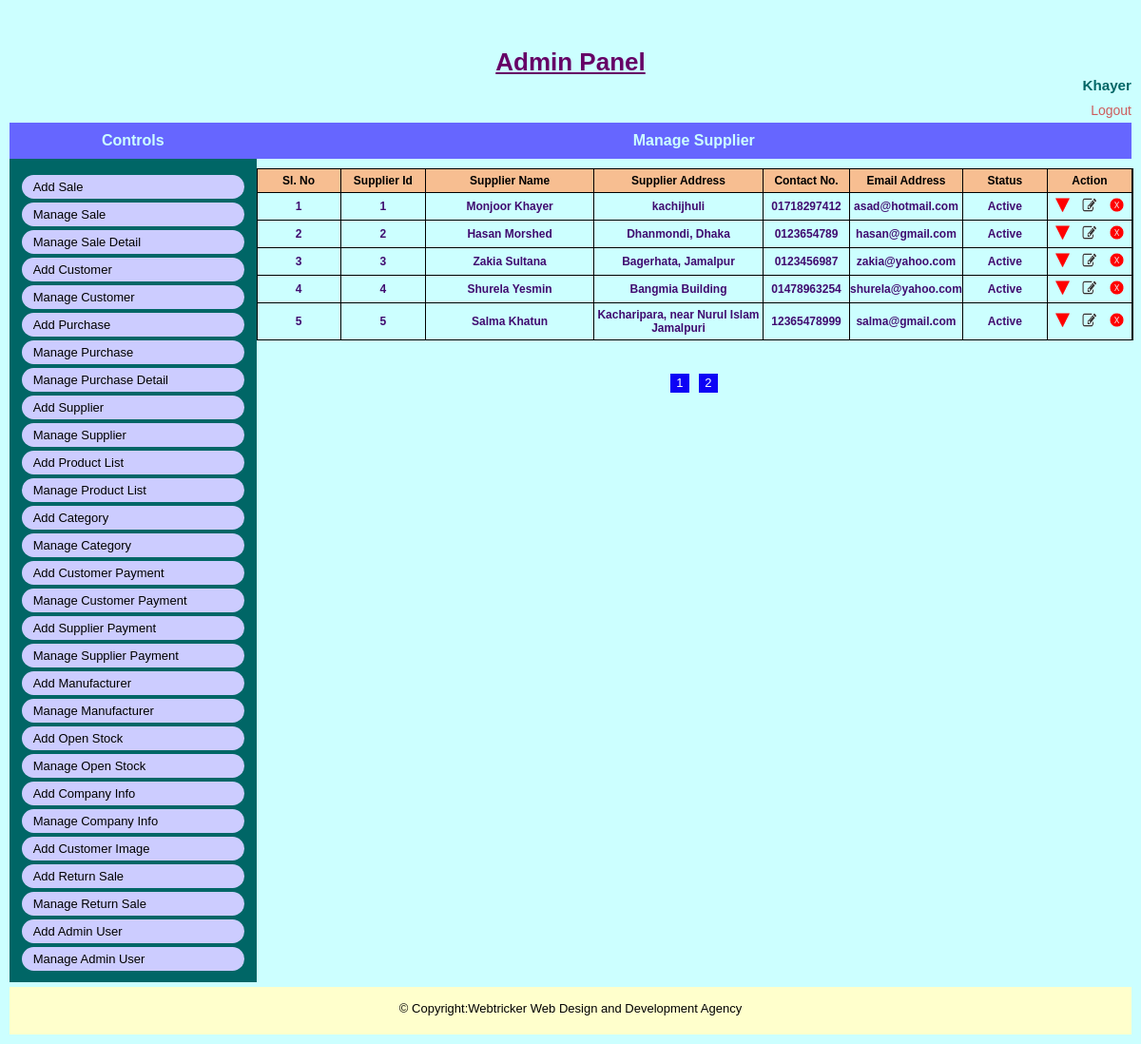
The page /admin/manage_supplier.php (signed in) on the database its author committed.
### tables this page shows
CREATE TABLE `tbl_supplier_info` (
  `supplier_id` int(4) NOT NULL,
  `first_name` varchar(50) NOT NULL,
  `last_name` varchar(50) NOT NULL,
  `address` text NOT NULL,
  `contact_no` varchar(11) NOT NULL,
  `email_address` varchar(100) NOT NULL,
  `supplier_image` varchar(100) NOT NULL,
  `date_of_birth` date NOT NULL,
  `manufact_id` int(4) NOT NULL,
  `gender` varchar(6) NOT NULL,
  `city` varchar(50) NOT NULL,
  `country` varchar(50) NOT NULL,
  `status` tinyint(1) NOT NULL,
  `deletion_status` tinyint(1) NOT NULL,
  `created_date_time` timestamp NOT NULL DEFAULT current_timestamp() ON UPDATE current_timestamp()
);

### admin/manage_supplier.php (called while the page is built, shortened)
<?php
include 'admin_master_page.php';

### classes/database.php (called while the page is built, shortened)
<?php
class Database {
    public function connect() {
        $this->host_name="localhost";
        $this->user_name="u430957945_db_sales_inven";
        $this->password="Inven1254$";
        $this->database_name="u430957945_db_sales_inven";
        $conn= new mysqli($this->host_name,$this->user_name,$this->password,$this->database_name);
        return $conn;
    }
}
?>

### admin/pages/manage_supplier_view.php (the view, shortened to what this page needs)
<?php
    $page_one=0;
    $sql="SELECT * FROM tbl_supplier_info WHERE deletion_status='0' LIMIT $page_one,5";
    $query_result=  $obj_admin->connect()->query($sql);
?>
<div class="common_wrap">
    <div class="content_title">
        <h4>Manage Supplier</h4>
    </div>
    <div class="manage_wrap">
        <div class="row">
            <div class="cell_1 bg_color_1 fontsize_12">Sl. No</div>
            <div class="cell_1 bg_color_1 fontsize_12">Supplier Id</div>
            <div class="cell_2 bg_color_1 fontsize_12">Supplier Name</div>
            <div class="cell_3 bg_color_1 fontsize_12">Supplier Address</div>
            <div class="cell_1 bg_color_1 fontsize_12">Contact No.</div>
            <div class="cell_1 bg_color_1 fontsize_12">Email Address</div>
            <div class="cell_1 bg_color_1 fontsize_12">Status</div>
            <div class="cell_1 bg_color_1 fontsize_12">Action</div>
        </div>
        <?php
            $cnt=1;
            while($row=mysqli_fetch_assoc($query_result))
            {
        ?>
        <div class="row">
            <div class="cell_1 color_1"><?php echo $cnt;?></div>
            <div class="cell_1 color_1"><?php echo $row['supplier_id']?></div>
            <div class="cell_2 color_1"><?php echo $row['first_name'].' '.$row['last_name']?></div>
            <div class="cell_3 color_1"><?php echo $row['address']?></div>
            <div class="cell_1 color_1"><?php echo $row['contact_no']?></div>
            <div class="cell_1 color_1"><?php echo $row['email_address']?></div>
            <?php
                if($row['status']==1)
                {
            ?>
            <div class="cell_1 color_1"><?php echo 'Active'; ?>
            </div>
            <?php } else{?>
            <div class="cell_1 color_1"><?php echo 'Inactive'; ?>
            </div>
            <?php } ?>
            <div class="cell_1 color_1 manage_link_btn">
                <?php
                    if($row['status']==0)
                    {
                ?>
                <a class="btn_active" href="?status=active&id=<?php echo $row['supplier_id']?>" title="Inactive"></a>
                <?php } else{?>
                <a class="btn_inactive" href="?status=inactive&id=<?php echo $row['supplier_id']?>" title="Active"></a>
                <?php } ?>
                <a class="btn_edit" href="edit_supplier.php?id=<?php echo $row['supplier_id']?>" title="Edit"></a>
                <a class="btn_delete" href="?status=delete&id=<?php echo $row['supplier_id']?>" onclick="return check_delete();" title="Delete"></a>
            </div>
        </div>
        <?php $cnt=$cnt+1; }?>
    </div>
</div>
<div id="pagination">
    <ul>
    <?php
        $sql = "SELECT * FROM tbl_supplier_info WHERE deletion_status='0'";
        $query_result = $obj_admin->connect()->query($sql);
        $total_row = mysqli_num_rows($query_result);
        $per_page = $total_row / 5;
        $n = ceil($per_page);
        for ($i = 1; $i <= $n; $i++)
        { ?>
            <li><a href="?pages=<?php echo $i; ?>" ><?php echo $i . ' '; ?></a></li>
    <?php } ?>
    </ul>
</div>

### asset/css/style.css (style rules this page uses)
body { background-color:#000;color:#000;margin:0;padding:0;font-family:sans-serif;font-size:13px }
h1,h2,h3,h4,h5,h6 { margin:0;padding:0; }
.header_wrap,.menu,.content_wrap,.footer_wrap,.user_info,.admin_content,.common_title,.common_wrap, .view_content,.page_content,.image_wrap,.slide_wrap,.slide_inner,.slide,.sidebar_box_wrap,.sidebar_box, .gallery,.gallery_image_outer,.gallery_image_outer a,.gallery_detail,.common_description,.home_link, .sidebar_box ul,.notice_detail,.front_form_wrap,.front_form_wrap .input_wrap,.event_entry_detail, .student_detail_wrap,.result_detail,.front_content_wrap,.class_routine_details,.routine_display { float:left;position:relative;width:100%; -webkit-box-sizing:border-box; -moz-box-sizing:border-box; box-sizing:border-box }
.admin_page h4 { text-align:center;color:#ccffff;padding:10px 0;margin:0 0 10px 0;font-size:16px; background-color:#6666ff }
.manage_wrap { display:table;position:relative;width:100%;border:1px solid #000;border-bottom:none }
.row { display:table-row;position:relative;width:100%;font-weight:700; -webkit-box-sizing:border-box;-moz-box-sizing:border-box;box-sizing:border-box }
.cell_1,.cell_2,.cell_3,.cell_4,.cell_5,.purchse_cell_1,.purchse_cell_2,.cell_25 { display:table-cell;width:20%;border-right:1px solid #000; color:#000;text-align:center;border-bottom:1px solid #000; padding:5px 0;font-size:12px; -webkit-box-sizing:border-box; -moz-box-sizing:border-box; box-sizing:border-box;vertical-align:middle }
.bg_color_1 { background:#f7be91 }
.color_1 { color:#400b70 }
.cell_1 { width:10% }
.fontsize_12 { font-size:12px }
.manage_link_btn a { display:inline-block;width:15px;height:15px;margin:0 5px;padding:0; text-decoration:none;color:#0e03f5 }
.manage_link_btn a.btn_inactive { background:url(../images/btn_status_inactive_bg.png) no-repeat 0 0; background-size:100% 100% }
.manage_link_btn a.btn_delete { background:url(../images/btn_delete_bg.png) no-repeat 0 0; background-size:100% 100% }
.manage_link_btn a.btn_edit { background:url(../images/btn_edit_bg.png) no-repeat 0 0; background-size:100% 100% }
#pagination { position:relative;float:left;width:100%;height:30px;margin-top: 30px;text-align:center;z-index:3 }
#pagination ul { display:inline-block;margin:5px 0 0;padding:0;list-style:none }
#pagination ul li { float:left;margin:0; }
#pagination ul li a { float: left;text-decoration: none;width:20px;height:20px;background-color: #0e03f5;color: white;line-height: 20px; margin: 0 5px;-webkit-transition:all .5s;-moz-transition:all .5s;transition:all .5s; }

### rows shown on the page
tbl_supplier_info: supplier_id "1", first_name "Monjoor", last_name "Khayer", address "kachijhuli", contact_no "01718297412", email_address "asad@hotmail.com", status "Active"
tbl_supplier_info: supplier_id "2", first_name "Hasan", last_name "Morshed", address "Dhanmondi, Dhaka", contact_no "0123654789", email_address "hasan@gmail.com", status "Active"
tbl_supplier_info: supplier_id "3", first_name "Zakia", last_name "Sultana", address "Bagerhata, Jamalpur", contact_no "0123456987", email_address "zakia@yahoo.com", status "Active"
tbl_supplier_info: supplier_id "4", first_name "Shurela", last_name "Yesmin", address "Bangmia Building", contact_no "01478963254", email_address "shurela@yahoo.com", status "Active"
tbl_supplier_info: supplier_id "5", first_name "Salma", last_name "Khatun", address "Kacharipara, near Nurul Islam Jamalpuri", contact_no "12365478999", email_address "salma@gmail.com", status "Active"

### other values the page prints
$_SESSION['admin_name'] "Khayer"
